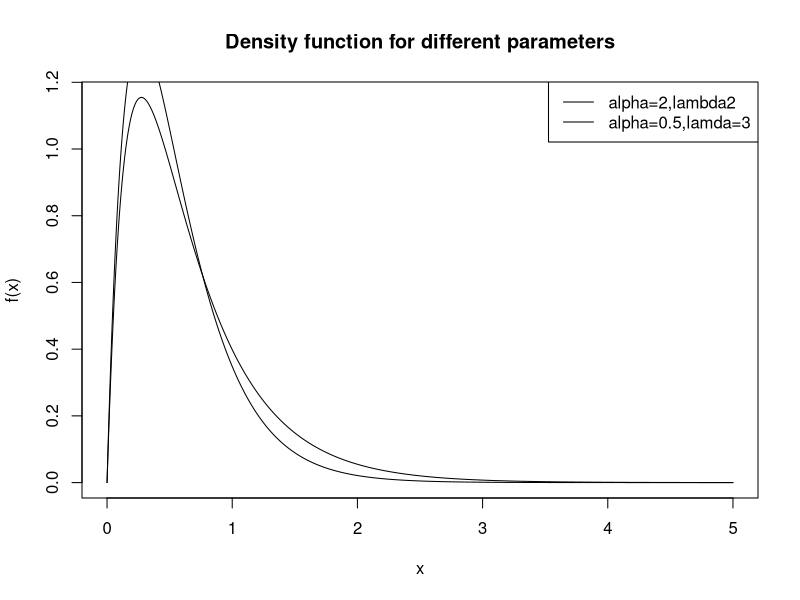

Write the R code that produced this figure.
pdf<-function(x,alpha,lambda){
  pdf=((1+alpha)/alpha)*lambda*exp(-lambda*x)*(1-exp(-lambda*alpha*x))
  pdf
}
expec<-function(alpha,lambda,r){
  int<-function(x){
    val<-(x^r)*pdf(x,alpha,lambda)
    val
  }
  expec=integrate(int,0,Inf)$value
  expec
}
alpha<-2
lambda<-2
mean_val<-expec(alpha,lambda,1)
mean_val
variance<-expec(alpha,lambda,2)-mean_val^2
variance
std_dev<-sqrt(variance)
std_dev
x<-seq(0,5,0.001)
plot(x,pdf(x,2,2),
     type="l",xlab="x",ylab="f(x)",
     main="Density function for different parameters")
lines(x,pdf(x,0.5,3))
legend("topright",legend=c("alpha=2,lambda2","alpha=0.5,lamda=3"),lty=1)
